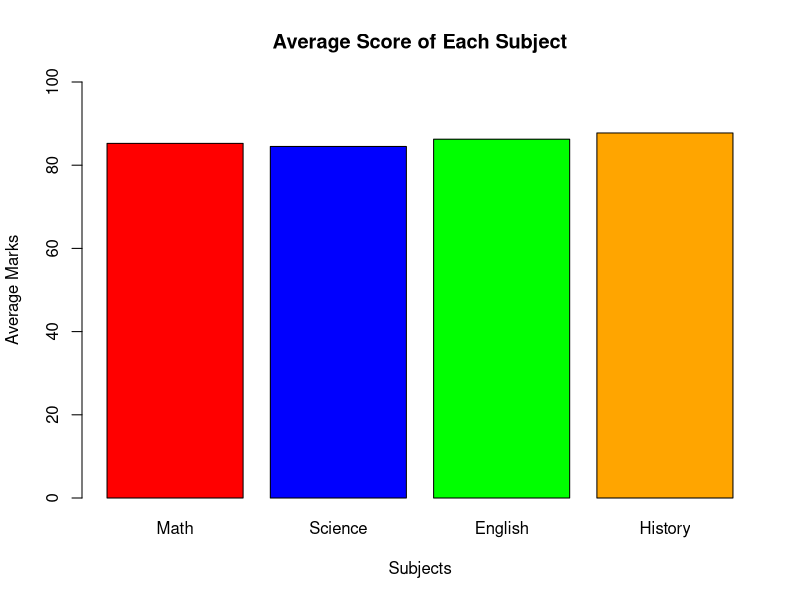

The R source for this figure:

student_scores <- matrix(c(
  85, 78, 90, 88,
  92, 81, 85, 87,
  76, 89, 84, 91,
  88, 90, 86, 85
), nrow = 4, byrow = TRUE)

# Subject names
subjects <- c("Math", "Science", "English", "History")

# Average marks of each subject
average_scores <- colMeans(student_scores)

# Display averages
print(average_scores)

# Bar Graph
barplot(
  average_scores,
  names.arg = subjects,
  col = c("red", "blue", "green", "orange"),
  main = "Average Score of Each Subject",
  xlab = "Subjects",
  ylab = "Average Marks",
  ylim = c(0, 100)
)
